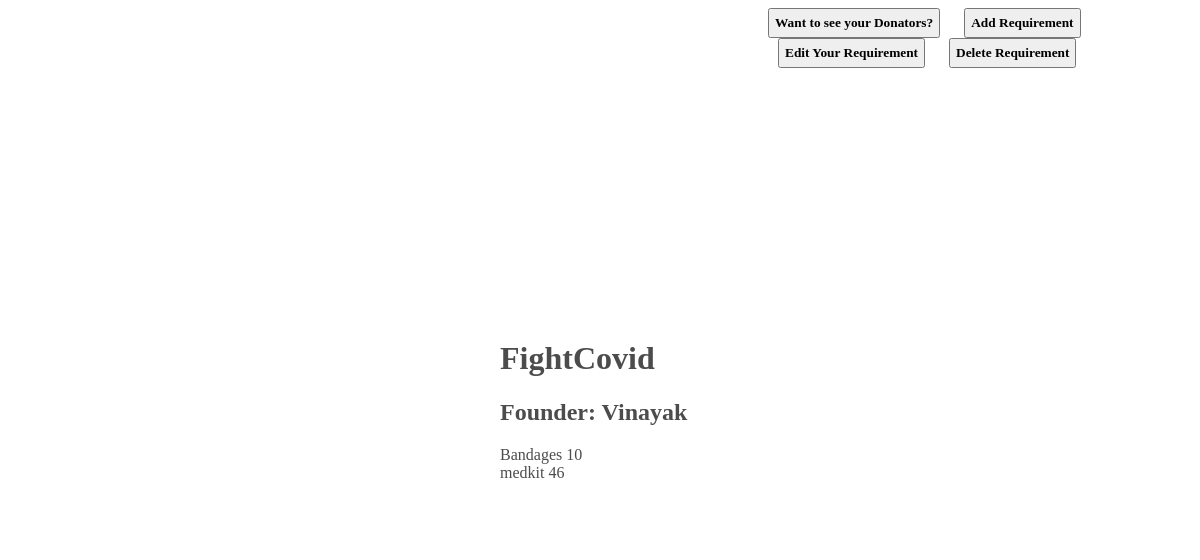
Page /accounts/ngodetail/ (signed in) on the earlier database version.
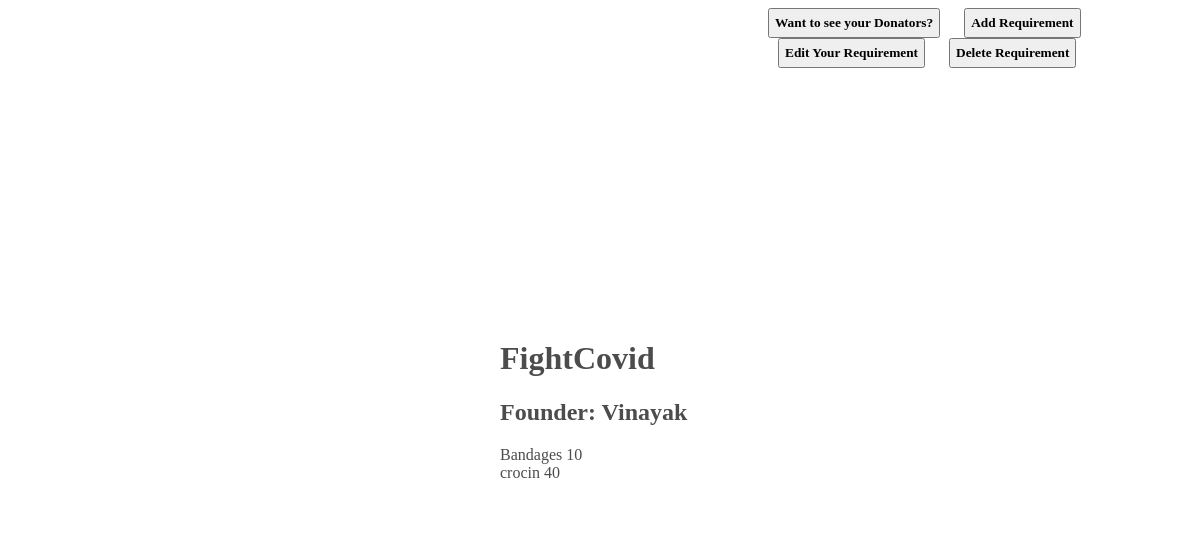
Same page on the later database version.
### accounts/models.py (models this page shows, shortened)
class NgoRequirementDetail(models.Model):
    ngo = models.ForeignKey(Ngo, on_delete=models.CASCADE)
    req = models.CharField(max_length=100)
    quantity = models.IntegerField()

### accounts/views.py (the view)
# urls.py: path('ngodetail/',views.ngodetail,name='ngodetail'),
@login_required(login_url='accounts:login')
def ngodetail(request):
    ngo = get_object_or_404(Ngo, founder=request.user)
    return render(request, 'accounts/ngodetail.html', {'ngo': ngo})

### accounts/templates/accounts/ngodetail.html (shortened to what this page needs)
<!DOCTYPE html>
<html lang="en">
<head>
</head>
<body >
    <div style="padding-left: 750px;" class="links">
        {% if user.is_authenticated %}
        <button style="font-family: 'Times New Roman', Times, serif; font-weight: bolder;margin-left: 10px; padding:5px"><a style="color: black; text-decoration: none;" href="{% url 'accounts:donators' %}"> Want to see your Donators? </a></button>
        <button style="font-family: 'Times New Roman', Times, serif; font-weight: bolder; margin-left: 20px; padding:5px"><a style="color: black; text-decoration: none;" href="{% url 'accounts:edit_view_add' %}">Add Requirement</a></button>
        <button style="font-family: 'Times New Roman', Times, serif; font-weight: bolder; margin-left: 20px; padding:5px"><a style="color: black; text-decoration: none;" href="{% url 'accounts:edit_view' %}">Edit Your Requirement</a></button>
        <button style="font-family: 'Times New Roman', Times, serif; font-weight: bolder; margin-left: 20px; padding:5px"><a style="color: black; text-decoration: none;"href="{% url 'accounts:delete_view' %}">Delete Requirement</a></button>
        {% endif %}
    </div>
    <div align="center" class="container">
        <div align="left" class="box">
    <h1>{{ngo.name}}</h1>
    <h2>Founder: {{ngo.founder}}</h2>
    {% for req in ngo.ngorequirementdetail_set.all %}
    {% if req.quantity > 0 %}
    {{req.req}}
    {{req.quantity}}
    {% endif %}
    {% endfor %}
    </div>
</div>
</body>
</html>

Differences in the rows shown:
no longer on this page (row edited): NgoRequirementDetail: req "medkit", quantity "46"
added NgoRequirementDetail: req "crocin", quantity "40"
